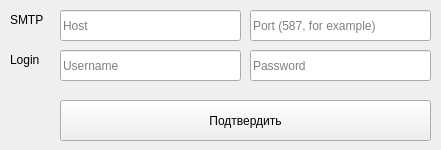
<?xml version="1.0" encoding="UTF-8"?>
<ui version="4.0">
 <class>Form</class>
 <widget class="QWidget" name="Form">
  <property name="geometry">
   <rect>
    <x>0</x>
    <y>0</y>
    <width>441</width>
    <height>150</height>
   </rect>
  </property>
  <property name="minimumSize">
   <size>
    <width>441</width>
    <height>150</height>
   </size>
  </property>
  <property name="maximumSize">
   <size>
    <width>441</width>
    <height>150</height>
   </size>
  </property>
  <property name="windowTitle">
   <string>Отправка Email</string>
  </property>
  <widget class="QPushButton" name="save_all">
   <property name="geometry">
    <rect>
     <x>60</x>
     <y>100</y>
     <width>371</width>
     <height>41</height>
    </rect>
   </property>
   <property name="text">
    <string>Подтвердить</string>
   </property>
  </widget>
  <widget class="QLabel" name="label_2">
   <property name="geometry">
    <rect>
     <x>10</x>
     <y>50</y>
     <width>39</width>
     <height>19</height>
    </rect>
   </property>
   <property name="text">
    <string>Login</string>
   </property>
  </widget>
  <widget class="QLineEdit" name="username_line">
   <property name="geometry">
    <rect>
     <x>60</x>
     <y>50</y>
     <width>181</width>
     <height>31</height>
    </rect>
   </property>
   <property name="placeholderText">
    <string>Username</string>
   </property>
  </widget>
  <widget class="QLineEdit" name="pass_line">
   <property name="geometry">
    <rect>
     <x>250</x>
     <y>50</y>
     <width>181</width>
     <height>31</height>
    </rect>
   </property>
   <property name="placeholderText">
    <string>Password</string>
   </property>
  </widget>
  <widget class="QLineEdit" name="port_line">
   <property name="geometry">
    <rect>
     <x>250</x>
     <y>10</y>
     <width>181</width>
     <height>31</height>
    </rect>
   </property>
   <property name="placeholderText">
    <string>Port (587, for example)</string>
   </property>
  </widget>
  <widget class="QLineEdit" name="host_line">
   <property name="geometry">
    <rect>
     <x>60</x>
     <y>10</y>
     <width>181</width>
     <height>31</height>
    </rect>
   </property>
   <property name="placeholderText">
    <string>Host</string>
   </property>
  </widget>
  <widget class="QLabel" name="label">
   <property name="geometry">
    <rect>
     <x>10</x>
     <y>10</y>
     <width>40</width>
     <height>19</height>
    </rect>
   </property>
   <property name="text">
    <string>SMTP</string>
   </property>
  </widget>
 </widget>
 <resources/>
 <connections/>
</ui>
